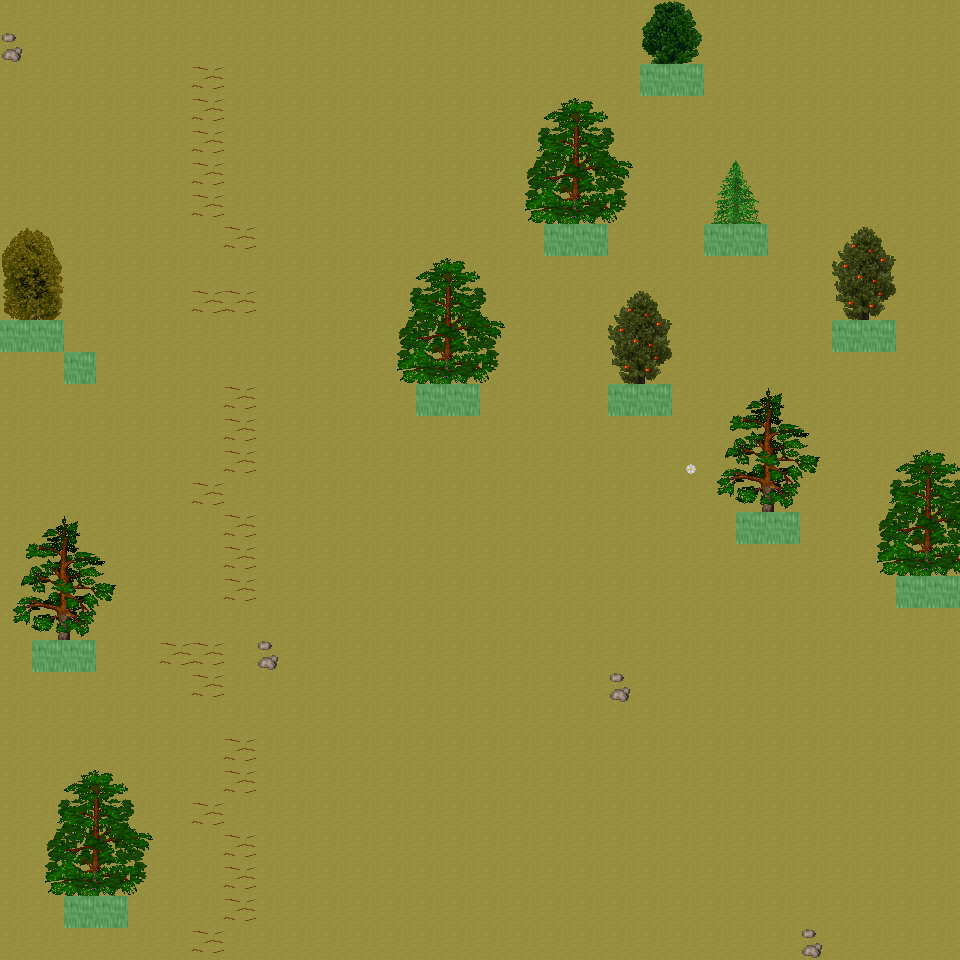

This is a level from a 2D game, rendered from its Tiled map with the project's own tilesets. A one-line summary and the map file follow, with tile-layer data summarised:
An orthogonal 30x30 tile map with 32x32 px tiles, 6 tile layers (Ground, Object, Object2, Above, ...), 17 tilesets and 6 objects (6x mapExit).

<map version="1.0" orientation="orthogonal" renderorder="right-down" width="30" height="30" tilewidth="32" tileheight="32" nextobjectid="7">
  <tileset firstgid="1" name="tileset_ground_ground" tilewidth="32" tileheight="32" tilecount="33" columns="3">
    <image source="../drawable/tileset_ground_ground.png" width="96" height="352" />
  </tileset>
  <tileset firstgid="34" name="tileset_ground_rock_pebbles" tilewidth="32" tileheight="32" tilecount="3" columns="1">
    <image source="../drawable/tileset_ground_rock_pebbles.png" width="32" height="96" />
  </tileset>
  <tileset firstgid="37" name="tileset_ground_grass_edges" tilewidth="32" tileheight="32" tilecount="36" columns="12">
    <image source="../drawable/tileset_ground_grass_edges.png" width="384" height="96" />
  </tileset>
  <tileset firstgid="73" name="tileset_plant_flower_daisy_white" tilewidth="32" tileheight="32" tilecount="8" columns="2">
    <image source="../drawable/tileset_plant_flower_daisy_white.png" width="64" height="128" />
  </tileset>
  <tileset firstgid="81" name="tileset_ground_ridge_earth_dark" tilewidth="32" tileheight="32" tilecount="96" columns="12">
    <image source="../drawable/tileset_ground_ridge_earth_dark.png" width="384" height="256" />
  </tileset>
  <tileset firstgid="177" name="tileset_plant_grasses" tilewidth="32" tileheight="32" tilecount="6" columns="3">
    <image source="../drawable/tileset_plant_grasses.png" width="96" height="64" />
  </tileset>
  <tileset firstgid="183" name="tileset_ground_earth_edges" tilewidth="32" tileheight="32" tilecount="18" columns="6">
    <image source="../drawable/tileset_ground_earth_edges.png" width="192" height="96" />
  </tileset>
  <tileset firstgid="201" name="tileset_ground_pothole" tilewidth="32" tileheight="32" tilecount="4" columns="4">
    <image source="../drawable/tileset_ground_pothole.png" width="128" height="32" />
  </tileset>
  <tileset firstgid="205" name="tileset_item_statue_green_stone_3" tilewidth="32" tileheight="32" tilecount="3" columns="1">
    <image source="../drawable/tileset_item_statue_green_stone_3.png" width="32" height="96" />
  </tileset>
  <tileset firstgid="208" name="tileset_ground_rock_rocks_2" tilewidth="32" tileheight="32" tilecount="4" columns="2">
    <image source="../drawable/tileset_ground_rock_rocks_2.png" width="64" height="64" />
  </tileset>
  <tileset firstgid="212" name="tileset_logic_creature_animal" tilewidth="32" tileheight="32" tilecount="32" columns="8">
    <image source="../drawable/tileset_logic_creature_animal.png" width="256" height="128" />
  </tileset>
  <tileset firstgid="244" name="tileset_logic_collision" tilewidth="32" tileheight="32" tilecount="1" columns="1">
    <image source="../drawable/tileset_logic_collision.png" width="32" height="32" />
  </tileset>
  <tileset firstgid="245" name="tileset_plant_tree_taller_trees" tilewidth="32" tileheight="32" tilecount="32" columns="8">
    <image source="../drawable/tileset_plant_tree_taller_trees.png" width="256" height="128" />
  </tileset>
  <tileset firstgid="277" name="tileset_plant_tree_spruce" tilewidth="32" tileheight="32" tilecount="6" columns="2">
    <image source="../drawable/tileset_plant_tree_spruce.png" width="64" height="96" />
  </tileset>
  <tileset firstgid="283" name="tileset_plant_bush_bush_mult_colored" tilewidth="32" tileheight="32" tilecount="6" columns="3">
    <image source="../drawable/tileset_plant_bush_bush_mult_colored.png" width="96" height="64" />
  </tileset>
  <tileset firstgid="289" name="tileset_plant_tree_pine_tree" tilewidth="32" tileheight="32" tilecount="20" columns="4">
    <image source="../drawable/tileset_plant_tree_pine_tree.png" width="128" height="160" />
  </tileset>
  <tileset firstgid="309" name="tileset_plant_tree_pine_tree_1" tilewidth="32" tileheight="32" tilecount="20" columns="4">
    <image source="../drawable/tileset_plant_tree_pine_tree_1.png" width="128" height="160" />
  </tileset>
  <layer name="Ground" width="30" height="30">
    <data>[900 cells, 900 non-empty, 1 distinct tile ids]</data>
  </layer>
  <layer name="Object" width="30" height="30">
    <data>[900 cells, 52 non-empty, 15 distinct tile ids]</data>
  </layer>
  <layer name="Object2" width="30" height="30">
    <data>[900 cells, 1 non-empty, 1 distinct tile ids]</data>
  </layer>
  <layer name="Above" width="30" height="30">
    <data>[900 cells, 113 non-empty, 51 distinct tile ids]</data>
  </layer>
  <layer name="Above2" width="30" height="30">
    <data>[900 cells, 0 non-empty, 0 distinct tile ids]</data>
  </layer>
  <layer name="Walkable" width="30" height="30">
    <data>[900 cells, 23 non-empty, 1 distinct tile ids]</data>
  </layer>
  <objectgroup name="MapEvents">
    <object id="1" name="north" type="mapExit" x="0" y="0" width="960" height="32">
      <properties>
        <property name="map" value="level_0_x70_y61" />
        <property name="x" value="0" />
        <property name="y" value="28" />
      </properties>
    </object>
    <object id="2" name="south" type="mapExit" x="0" y="928" width="960" height="32">
      <properties>
        <property name="map" value="level_0_x70_y63" />
        <property name="x" value="0" />
        <property name="y" value="1" />
      </properties>
    </object>
    <object id="3" name="west" type="mapExit" x="0" y="0" width="32" height="320">
      <properties>
        <property name="map" value="level_0_x69_y62" />
        <property name="x" value="28" />
        <property name="y" value="0" />
      </properties>
    </object>
    <object id="4" name="west2" type="mapExit" x="0" y="352" width="32" height="608">
      <properties>
        <property name="map" value="level_0_x69_y62" />
        <property name="x" value="28" />
        <property name="y" value="11" />
      </properties>
    </object>
    <object id="5" name="east" type="mapExit" x="928" y="0" width="32" height="576">
      <properties>
        <property name="map" value="level_0_x71_y62" />
        <property name="x" value="1" />
        <property name="y" value="0" />
      </properties>
    </object>
    <object id="6" name="east2" type="mapExit" x="928" y="608" width="32" height="352">
      <properties>
        <property name="map" value="level_0_x71_y62" />
        <property name="x" value="1" />
        <property name="y" value="19" />
      </properties>
    </object>
  </objectgroup>
</map>
